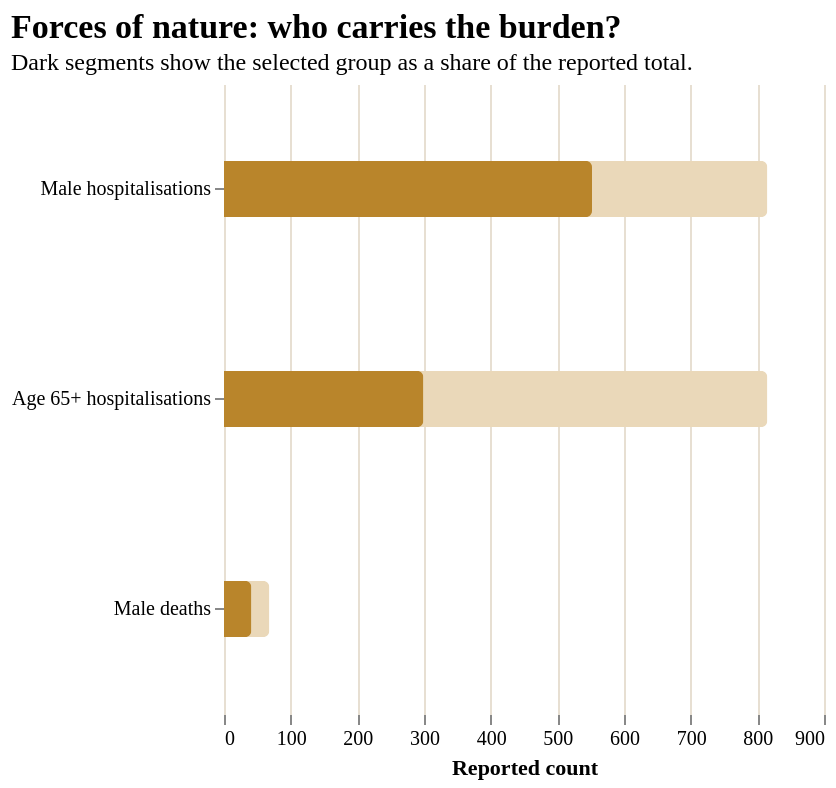

Vega-Lite specification stored for this chart:
### Vega-Lite specification from a JSON file in a GitHub repository (floating-point values rounded to 4 significant figures)
{"$schema": "https://vega.github.io/schema/vega-lite/v5.json", "width": "container", "height": 315, "title": {"text": "Forces of nature: who carries the burden?", "subtitle": "Dark segments show the selected group as a share of the reported total."}, "data": {"values": [{"label": "Male hospitalisations", "row": "Hospitalisations", "group": "Male", "total": 815, "value": 552, "share": 67.7, "period": "2023-24"}, {"label": "Age 65+ hospitalisations", "row": "Hospitalisations", "group": "Age 65+", "total": 815, "value": 299, "share": 36.7, "period": "2023-24"}, {"label": "Male deaths", "row": "Deaths", "group": "Male", "total": 68, "value": 41, "share": 60.3, "period": "2022-23"}]}, "layer": [{"mark": {"type": "bar", "height": 28, "cornerRadius": 3, "color": "#ead8b9"}, "encoding": {"x": {"field": "total", "type": "quantitative", "title": "Reported count"}, "y": {"field": "label", "type": "nominal", "title": null, "sort": ["Male hospitalisations", "Age 65+ hospitalisations", "Male deaths"], "axis": {"labelLimit": 185}}}}, {"mark": {"type": "bar", "height": 28, "cornerRadiusEnd": 3, "color": "#b9852b"}, "encoding": {"x": {"field": "value", "type": "quantitative", "title": "Reported count"}, "y": {"field": "label", "type": "nominal", "title": null, "sort": ["Male hospitalisations", "Age 65+ hospitalisations", "Male deaths"], "axis": {"labelLimit": 185}}, "tooltip": [{"field": "row", "type": "nominal", "title": "Outcome"}, {"field": "group", "type": "nominal", "title": "Group"}, {"field": "period", "type": "nominal", "title": "Period"}, {"field": "value", "type": "quantitative", "title": "Group count", "format": ","}, {"field": "total", "type": "quantitative", "title": "Total", "format": ","}, {"field": "share", "type": "quantitative", "title": "Share", "format": ".1f"}]}}, {"mark": {"type": "text", "align": "left", "dx": 8, "font": "Trebuchet MS", "fontSize": 15, "color": "#1d2320"}, "encoding": {"x": {"field": "value", "type": "quantitative"}, "y": {"field": "label", "type": "nominal", "sort": ["Male hospitalisations", "Age 65+ hospitalisations", "Male deaths"]}, "text": {"expr": "format(datum.value, ',') + ' (' + format(datum.share, '.0f') + '%)'"}}}], "config": {"background": null, "axis": {"labelFont": "Trebuchet MS", "titleFont": "Trebuchet MS", "gridColor": "#e7dfd2", "domain": false}, "title": {"font": "Georgia", "fontSize": 17, "subtitleFont": "Trebuchet MS", "subtitleFontSize": 12, "anchor": "start"}, "view": {"stroke": null}}}
